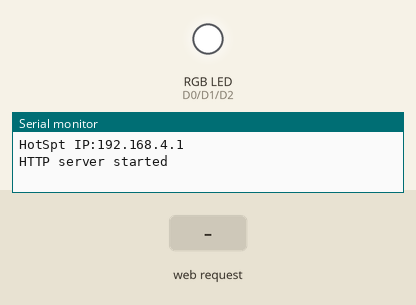
Simulated run of this sketch. Board: ESP8266 (NodeMCU). Shown: an RGB LED mixed from three pins (HIGH = lit), the last lines printed to the serial monitor. Dashed ring = blinking. The inputs (shaded band) are chosen by the test bench.

Above: at 1.2 s.
1.3 s: HTTP request GET /DEMO received
At 3.7 s:
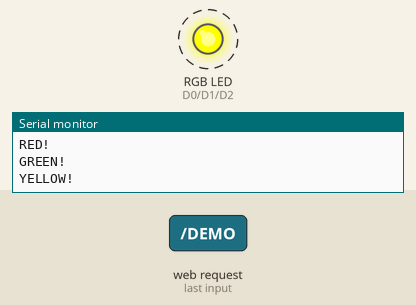
At 7.2 s:
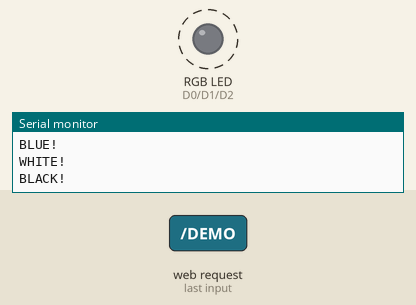
8.8 s: HTTP request GET /RED received
At 9.1 s:
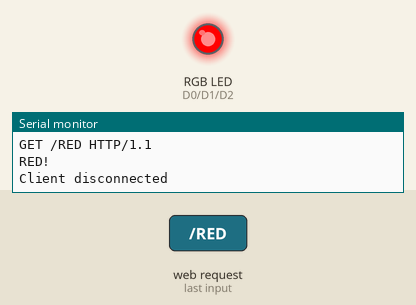
Timing chart, 0 to 11.8 s (numbered marks = the images above; inputs shaded):
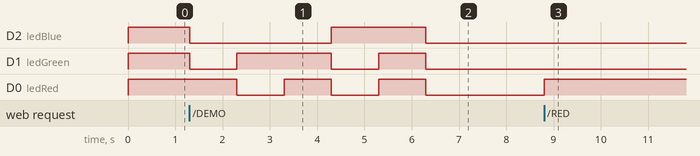

The sketch:

Arduino_ESP8266_NodeMCU_Access_Point_Web_Server_Led_RGB.ino
```cpp
/*
 Arduino_ESP8266_NodeMCU_Access_Point_Web_Server_Led_RGB.c
 v0.0.1 - 2019-02-21 - nelbren.com
*/
#include <ESP8266WiFi.h>
#include <WiFiClient.h>
#include <ESP8266WebServer.h>

const char* ssid = "ESPWebServer";
const char* password = "12345678";

WiFiServer server(80);

int ledRed =   D0; // D0 = GPIO16
int ledGreen = D1; // D1 = GPIO05
int ledBlue =  D2; // D2 = GPIO04

int estado = 0;
char *msg;

void setup(void){
  Serial.begin(9600);
  Serial.println("");
  WiFi.mode(WIFI_AP);
  WiFi.softAP(ssid, password);

  IPAddress myIP = WiFi.softAPIP(); //Get IP address
  Serial.print("HotSpt IP:");
  Serial.println(myIP);

  pinMode(ledGreen, OUTPUT);
  digitalWrite(ledGreen, HIGH);

  pinMode(ledBlue, OUTPUT);
  digitalWrite(ledBlue, HIGH);

  pinMode(ledRed, OUTPUT);
  digitalWrite(ledRed, HIGH);

  server.begin();
  Serial.println("HTTP server started");
}

void red(void) {
  digitalWrite(ledRed, HIGH);
  digitalWrite(ledGreen, LOW);
  digitalWrite(ledBlue, LOW);
  Serial.println("RED!");
}

void green(void) {
  digitalWrite(ledGreen, HIGH);
  digitalWrite(ledRed, LOW);
  digitalWrite(ledBlue, LOW);
  Serial.println("GREEN!");
}

void yellow(void) {
  digitalWrite(ledRed, HIGH);
  digitalWrite(ledGreen, HIGH);
  digitalWrite(ledBlue, LOW);
  Serial.println("YELLOW!");
}

void blue(void) {
  digitalWrite(ledBlue, HIGH);
  digitalWrite(ledRed, LOW);
  digitalWrite(ledGreen, LOW);
  Serial.println("BLUE!");
}

void white(void) {
  digitalWrite(ledBlue, HIGH);
  digitalWrite(ledRed, HIGH);
  digitalWrite(ledGreen, HIGH);
  Serial.println("WHITE!");
}

void black(void) {
  digitalWrite(ledRed, LOW);
  digitalWrite(ledGreen, LOW);
  digitalWrite(ledBlue, LOW);
  Serial.println("BLACK!");
}

void demo(void) {
  Serial.println("DEMO:");
  for(int i = 0; i < 6; i++) {
    switch (i) {
      case 0: red(); break;
      case 1: green(); break;
      case 2: yellow(); break;
      case 3: blue(); break;
      case 4: white(); break;
      case 5: black(); break;
    }
    delay(1000);
  }
}

void loop(void){
  WiFiClient client = server.available();
  if (!client) {
    return;
  }

  Serial.println("new client");

  while(client.connected() && !client.available())
  {
    delay(1);
  }

  String request = client.readStringUntil('\r');
  Serial.println(request);
  client.flush();

  String mode = "";

  if (request.indexOf("/BLACK") != -1) {
    black();
    mode = "BLACK";
  }

  if (request.indexOf("/RED") != -1) {
    red();
    mode = "RED";
  }

  if (request.indexOf("/GREEN") != -1) {
    green();
    mode = "GREEN";
  }

  if (request.indexOf("/YELLOW") != -1) {
    yellow();
    mode = "YELLOW";
  }

  if (request.indexOf("/BLUE") != -1) {
    blue();
    mode = "BLUE";
  }

  if (request.indexOf("/WHITE") != -1) {
    white();
    mode = "WHITE";
  }

  if (request.indexOf("/DEMO") != -1) {
    demo();
    mode = "DEMO";
  }

  // Return the response
  client.println("HTTP/1.1 200 OK");
  client.println("Content-Type: text/html");
  client.println(""); // do not forget this one
  client.println("<!DOCTYPE HTML>");
  client.println("<html>");

  //client.println("<head><meta http-equiv='refresh' content='1'></head>");

  if (mode == "") {
    client.println("<h1>MODE: Waiting for instructions from Cyberdyne Systems</h1>");
  } else {
    client.println("<h1>MODE: ");
    client.println(mode);
    client.println("</h1>");
  }
  client.println("<hr>");
  client.println("<h2>");
  client.println("<a href=\"/RED\">RED</a><br>");
  client.println("<a href=\"/GREEN\">GREEN</a><br>");
  client.println("<a href=\"/YELLOW\">YELLOW</a><br>");
  client.println("<a href=\"/BLUE\">BLUE</a><br>");
  client.println("<a href=\"/WHITE\">WHITE</a><br>");
  client.println("<a href=\"/BLACK\">BLACK</a><br>");
  client.println("<br>");
  client.println("<a href=\"/DEMO\">DEMO</a><br>");
  client.println("</h2>");
  client.println("<hr>");
  client.println("<center>");
  client.println("<h3><a href='https://nelbren.com'>nelbren.com</a>&copy;2019</h3>");
  client.println("</center>");
  client.println("</html>");

  delay(1);
  Serial.println("Client disconnected");
  Serial.println("");
}
```

Measured:
- after the input at 1.3 s, D2 (ledBlue): HIGH → LOW at once, → HIGH 3.0 s later, → LOW 2.0 s later; D1 (ledGreen): goes LOW 1.0 s, HIGH 2.0 s, LOW 1.0 s, HIGH 1.0 s, then LOW, starting at once; D0 (ledRed): alternates HIGH for 1.0 s and LOW for 1.0 s, 5 changes in all, then stays LOW, starting after 1.0 s
- after the input at 8.8 s, D0 (ledRed): LOW → HIGH at once
